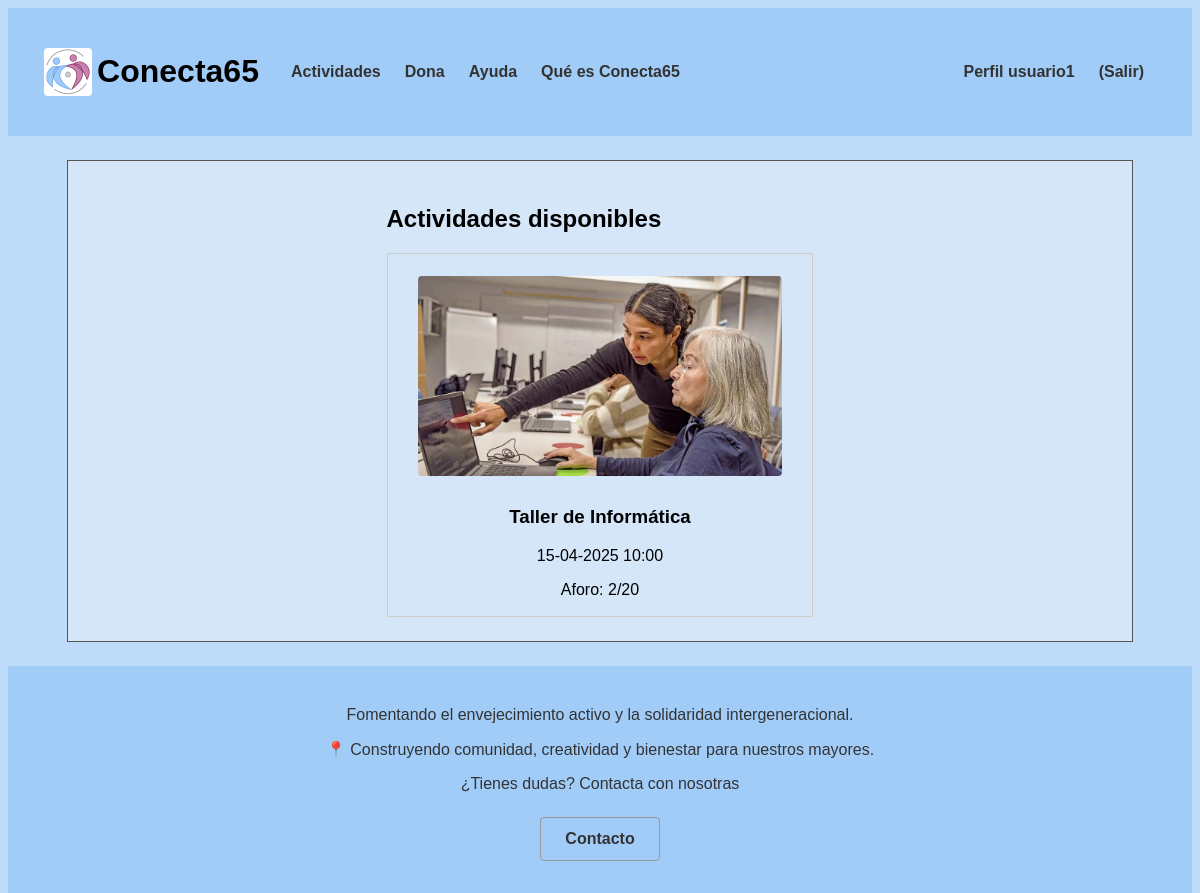
/p3_g1/vistaActividades.php (signed in), run on an earlier commit of the app's database.
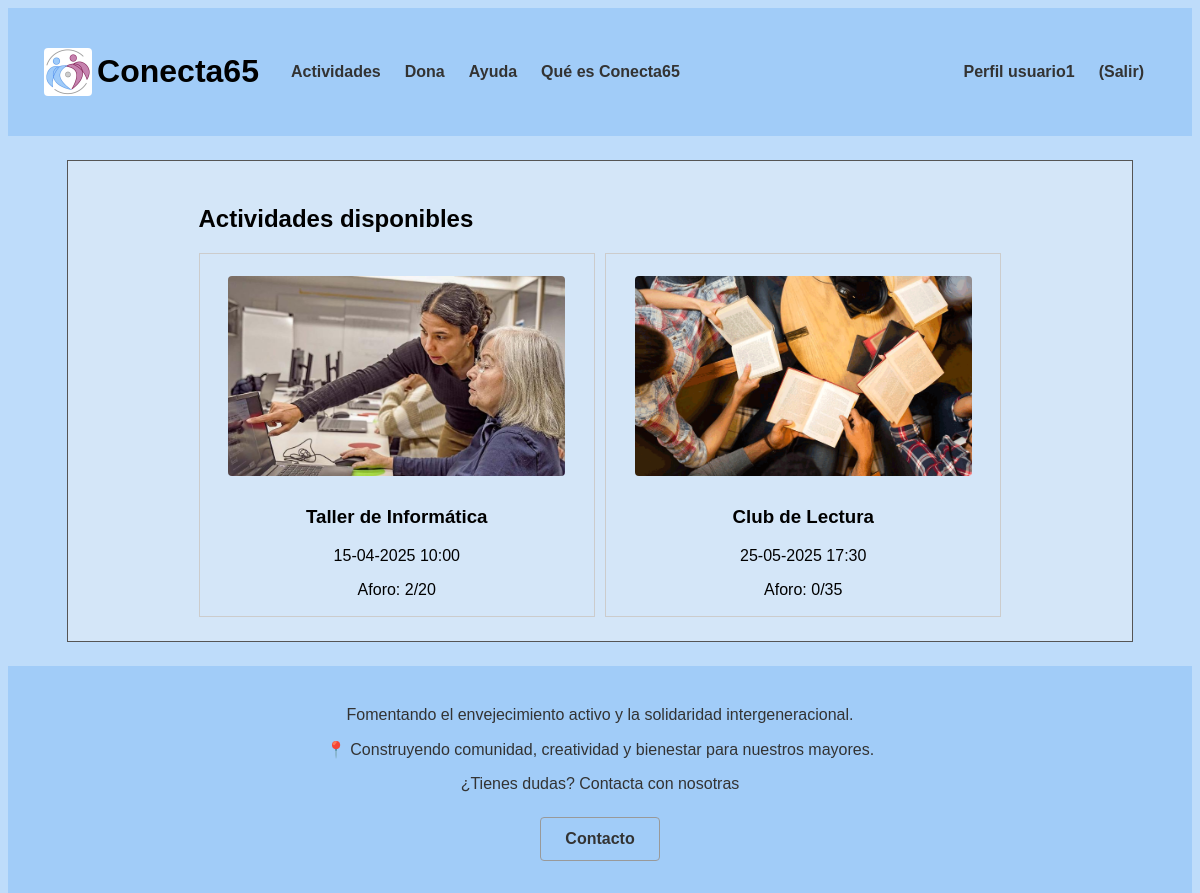
And on a later commit of the database.
### tables this page shows
CREATE TABLE `actividades` (
  `id` int(10) UNSIGNED NOT NULL,
  `nombre` varchar(35) NOT NULL,
  `localizacion` varchar(70) NOT NULL,
  `fecha_hora` datetime(6) NOT NULL,
  `descripcion` text NOT NULL,
  `aforo` tinyint(3) NOT NULL,
  `dirigida` tinyint(1) NOT NULL,
  `ocupacion` tinyint(3) NOT NULL,
  `foto` varchar(50) NOT NULL
);

### p3_g1/includes/config.php (called while the page is built, shortened)
<?php
spl_autoload_register(function ($class) {
    $prefixes = [
        'includes\\' => __DIR__ . '/',
        'includes\\usuario\\' => __DIR__ . '/usuario/',
        'includes\\comun\\' => __DIR__ . '/comun/',
        'includes\\actividadesusuario\\' => __DIR__ . '/actividades-usuario/',
        'includes\\mostrarPerfil\\' => __DIR__ . '/mostrarPerfil/',
        'includes\\actividad\\' => __DIR__ . '/actividad/',
        'includes\\ayuda\\' => __DIR__ . '/ayuda/',
        'includes\\crearActividad\\' => __DIR__ . '/crearActividad/',
        'includes\\dirigirActividad\\' => __DIR__ . '/dirigirActividad/',
        'includes\\donar\\' => __DIR__ . '/donar/',
        'includes\\login\\' => __DIR__ . '/login/',
        'includes\\modificarActividad\\' => __DIR__ . '/modificarActividad/',
        'includes\\mostrarActividades\\' => __DIR__ . '/mostrarActividades/',
        'includes\\reservarActividad\\' => __DIR__ . '/reservarActividad/',
        'includes\\excepciones\\' => __DIR__ . '/excepciones/'
    ];
    foreach ($prefixes as $prefix => $base_dir) {
        $len = strlen($prefix);
        if (strncmp($prefix, $class, $len) === 0) {
            $relative_class = substr($class, $len);
            $file = $base_dir . str_replace('\\', '/', $relative_class) . '.php';
            if (file_exists($file)) {
                return;
            }
        }
    }
});
?>

### p3_g1/includes/application.php (called while the page is built, shortened)
<?php
class application
{
    private static $instancia;
    public static function getInstance()
    {
        if (!self::$instancia instanceof self) {
            self::$instancia = new static();
        }
        return self::$instancia;
    }
    public function getUserDTO(): ?userDTO
    {
        try {
            $user = unserialize($_SESSION["userDTO"]);
            return ($user instanceof userDTO) ? $user : null;
        } catch (\Exception $e) {
            error_log("Error al deserializar userDTO: " . $e->getMessage());
            unset($_SESSION["userDTO"]);
            return null;
        }
    }
    public function soyAdmin(): bool
    {
        $user = $this->getUserDTO();
        return $user !== null && $user->tipo() === 0;
    }
    public function soyVoluntario(): bool
    {
        $user = $this->getUserDTO();
        return $user !== null && $user->tipo() === 2;
    }
    public function soyUsuario(): bool
    {
        $user = $this->getUserDTO();
        return $user !== null && $user->tipo() === 1;
    }
    public function isUserLogged(): bool
    {
        return isset($_SESSION["login"]) && $_SESSION["login"] && $this->getUserDTO() !== null;
    }
}

### p3_g1/includes/usuario/userDTO.php (called while the page is built, shortened)
<?php
class userDTO
{
    private $id;
    private $nombre;
    private $tipo;
    public function id()
    {
        return $this->id;
    }
    public function nombre()
    {
        return $this->nombre;
    }
    public function tipo()
    {
        return $this->tipo;
    }
}
?>

### p3_g1/includes/actividad/actividadDTO.php (called while the page is built, shortened)
<?php
class actividadDTO
{
    private $id;
    private $nombre;
    private $fecha_hora;
    private $aforo;
    private $ocupacion;
    private $foto;
    public function __construct($id, $nombre, $localizacion, $fecha_hora, $descripcion, $aforo, $dirigida, $ocupacion, $foto)
    {
        $this->id = $id;
        $this->nombre = $nombre;
        $this->fecha_hora = $fecha_hora;
        $this->aforo = $aforo;
        $this->ocupacion = $ocupacion;
        $this->foto = $foto;
    }
    public function id()
    {
        return $this->id;
    }
    public function nombre()
    {
        return $this->nombre;
    }
    public function fecha_hora()
    {
        return $this->fecha_hora;
    }
    public function aforo()
    {
        return $this->aforo;
    }
    public function ocupacion()
    {
        return $this->ocupacion;
    }
    public function foto()
    {
        return $this->foto;
    }
}
?>

### p3_g1/includes/actividad/actividadDAO.php (called while the page is built, shortened)
<?php
class actividadDAO extends baseDAO implements IActividad
{
    public function obtenerActSinCompletar(){
        try{
            $conn = application::getInstance()->getConexionBd();
            $user = application::getInstance()->getUserDTO()->id();
            $query= "SELECT id, nombre, localizacion, fecha_hora, descripcion, aforo, dirigida, ocupacion, foto FROM actividades WHERE dirigida = 1 AND aforo - ocupacion > 0 AND id NOT IN (SELECT id_actividad FROM `actividades-usuario` WHERE id_usuario ='$user')";
            $stmt = $conn->prepare($query);
            $stmt->execute();
            $stmt->bind_result($id, $nombre, $localizacion, $fecha_hora, $descripcion, $aforo, $dirigida, $ocupacion, $foto);
            $actividades = [];
            while ($stmt->fetch()) {
                $actividades[] = new actividadDTO($id, $nombre, $localizacion, $fecha_hora, $descripcion, $aforo, $dirigida, $ocupacion, $foto);
            }
            return $actividades;
        } finally {
            if ($stmt) {
                $stmt->close();
            }
        }
    }
}
?>

### p3_g1/includes/actividad/actividadFactory.php (called while the page is built, shortened)
<?php
class actividadFactory
{
    public static function CreateActividad() : IActividad
    {
        $actividadDAO = new actividadDAO();
        return $actividadDAO;
    }
}
?>

### p3_g1/includes/actividad/actividadAppService.php (the view, shortened to what this page needs)
<?php
require_once("includes/config.php");
class actividadAppService
{
    private static $instance;
    public static function GetSingleton()
    {
        if (!self::$instance instanceof self)
        {
            self::$instance = new self;
        }
        return self::$instance;
    }
    public function obtenerActividadSegunUsuario(): array
    {
        if (application::getInstance()->soyAdmin()){
            $actividades= $this->obtenerTodasLasActividades();
            return $actividades;
        }
        else if (application::getInstance()->soyVoluntario()){
            $IActividadDAO = actividadFactory::CreateActividad();
            $actividades = $IActividadDAO->obtenerActSinDirigir();
            return $actividades;
        }
        else {
            $IActividadDAO = actividadFactory::CreateActividad();
            $actividades = $IActividadDAO->obtenerActSinCompletar();
            return $actividades;
        }
    }
    public function mostrar($actividadDTO){
        $app = application::getInstance();
        $html = '<div class="actividad">';
        if ($app->soyUsuario()) {
            $html .= '<a href="vistaReservaActividad.php?id=' . $actividadDTO->id() . '" class="imagen-enlace">';
        }
        else if ($app->soyVoluntario()) {
            $html .= '<a href="vistaDirigirActividad.php?id=' . $actividadDTO->id() . '" class="imagen-enlace">';
        }
        $html .= '<img src="' . $actividadDTO->foto().  '" alt="' . $actividadDTO->nombre() . '" width="350">';
        if (!$app->soyAdmin()) $html .= '</a>';
        $html .= '<h3>' . $actividadDTO->nombre() . '</h3>';
        $fechaHora = new \DateTime($actividadDTO->fecha_hora());
        $html .= '<p>' . $fechaHora->format('d-m-Y H:i') . '</p>';
        $html .= '<p>Aforo: ' . $actividadDTO->ocupacion(). '/' . $actividadDTO->aforo() . '</p>';
        $html .= '</div>';
        return $html;
    }
}
?>

### p3_g1/includes/mostrarActividades/actividadesDisponibles.php (shortened to what this page needs)
<?php
class actividadesDisponibles
{
    public function Inicializacion(){
        $actividadAppService = actividadAppService::GetSingleton();
        $this->actividades = $actividadAppService->obtenerActividadSegunUsuario();
        echo '<link rel="stylesheet" type="text/css" href="CSS/tablaActividades.css">';
        $html = '<div class="tabla-actividades">';
        if($this->actividades == null) {
            $html =  '<p>¡Ya estas registrado a todas las actividades!</p>
            <div class="sin-actividades">
                <div class="imagen-centrada">
                    <img src="img/logo.jpeg" alt="Logo de la organización" class="logo-actividades">
                </div>
            </div>';
        }
        else {
            foreach ($this->actividades as $actividad) {
                $html .= '<div class="actividad-item">' . $actividadAppService->mostrar($actividad) . '</div>';
            }
        }
        $html .= '</div>';
        return $html;
    }
}

### p3_g1/vistaActividades.php (shortened to what this page needs)
<?php
require_once("includes/config.php");
$app = Application::getInstance();
$mensaje = $app->getAtributoPeticion('mensaje');
$actividadesDisponibles = new actividadesDisponibles();
$htmlListado = $actividadesDisponibles->Inicializacion();
$contenidoPrincipal = <<<EOS
<p>$mensaje</p>
<h1>Actividades disponibles</h1>
$htmlListado
EOS;
require("includes/comun/plantilla.php");
?>

### p3_g1/includes/comun/plantilla.php (shortened to what this page needs)
<!DOCTYPE html>
<html>
	<head>
		<link rel="stylesheet" media="screen and (max-width: 699px)" type="text/css" href="CSS/estiloMovil.css" />
		<link rel="stylesheet" type="text/css" href="CSS/estilo.css" />
	</head>
	<?php
		require("includes/comun/cabecera.php");
	?>
	<body>
		<div id="contenedor">
			<main>
				<article>
					<?= $contenidoPrincipal ?>
				</article>
			</main>
			<?php
				require("includes/comun/pie.php");
			?>
		</div>
	</body>
</html>

### p3_g1/includes/comun/cabecera.php (shortened to what this page needs)
<?php
require_once("includes/config.php");
if (!function_exists('includes\comun\mostrarCabecera')) {
    function mostrarCabecera() {
        $app = application::getInstance();
        echo '<nav>';
        echo '<ul class="main-links">';
        if ($app->isUserLogged()) {
            $user = $app->getUserDTO();
            echo '<li><a href="vistaActividades.php">Actividades</a></li>';
        }
        echo '<li><a href="donar.php">Dona</a></li>';
        echo '<li><a href="ayuda.php">Ayuda</a></li>';
        echo '<li><a href="aboutus.php">Qué es Conecta65</a></li>';
        echo '</ul>';
        echo '<div class="user-links"><ul>';
        if ($app->isUserLogged()) {
            echo "<li><a href='perfil.php'>Perfil " .$user->nombre(). "</a></li>";
            echo "<li><a href='logout.php'>(Salir)</a></li>";
        } else {
            echo "<li><a href='login.php'>Iniciar Sesión</a></li>";
            echo "<li><a href='register.php'>Regístrate</a></li>";
        }
        echo '</ul></div>';
        echo '</nav>';
    }
}
?>
<header>
    <div class="logo">
        <a href="index.php">
            <img src="img/logo.jpeg" alt="Logo">
        </a>
    </div>
    <h1>Conecta65</h1>
    <div class="cabecera">
        <?php mostrarCabecera(); ?>
    </div>
</header>

### p3_g1/includes/comun/pie.php
<footer>
    <p>Fomentando el envejecimiento activo y la solidaridad intergeneracional.</p>
    <p>📍 Construyendo comunidad, creatividad y bienestar para nuestros mayores.</p>
    <p>¿Tienes dudas? Contacta con nosotras</p>
    <a href="ayuda.php" class="boton-contacto">
        <button>Contacto</button>
    </a>
</footer>

### p3_g1/CSS/tablaActividades.css (style rules this page uses)
.tabla-actividades { width: 100%; display: flex; flex-wrap: wrap; gap: 10px; justify-content: flex-start; }
.actividad-item { border: 1px solid #ccc; padding: 10px; text-align: center; box-sizing: border-box; flex: 1 1 20rem; min-width: 20rem; max-width: 30rem; }
.tabla-actividades p:last-of-type { margin-bottom: 7px; }
.actividad img { width: 90%; height: 200px; object-fit: cover; object-position: center; }
button { background-color: #007BFF; color: white; border: none; border-radius: 5px; cursor: pointer; margin-top: 15px; margin-bottom: 10px; width: 100%; }

### p3_g1/CSS/estiloMovil.css (style rules this page uses)
header h1 { font-size: 1.5rem; margin-left: 5px; }
nav ul { flex-direction: column; }
.actividad { flex-direction: column; padding: 15px; gap: 15px; }

### p3_g1/CSS/estilo.css (style rules this page uses)
html { height: 100%; width: 100%; margin: 0; padding: 0; font-family: 'Trebuchet MS', 'Lucida Sans Unicode', 'Lucida Grande', 'Lucida Sans', Arial, sans-serif; }
body { display: flex; flex-direction: column; background-color: #bedcfa; overflow-x: hidden; }
header { padding: 1.5rem; background-color: #a1ccf8; display: flex; justify-content: space-between; align-items: center; gap: 0.5rem; }
.cabecera { display: flex; width: 100%; }
nav { padding: 1.5rem; display: flex; justify-content: space-between; align-items: center; width: 100%; }
nav ul { display: flex; list-style-type: none; margin: 0; padding: 0; gap: 1.5rem; }
nav ul li { margin: 0; }
nav ul li a { text-decoration: none; color: #333; font-weight: bold; }
footer { padding: 1.5rem; background-color: #a1ccf8; color: #333; text-align: center; }
.boton-contacto button { border: 1px solid #999999; margin: 0.5rem auto; }
main { flex: 1; display: flex; flex-direction: column; align-items: center; justify-content: center; min-width: min(500px, 90%); max-width: 90%; padding: 1.5rem; margin: 1.5rem auto; background-color: #d4e6f8; border: 1px solid #555; box-sizing: border-box; }
button { background-color: #a1ccf8; color: #333; font-weight: bold; font-size: 1rem; padding: 0.75rem 1.5rem; border: none; border-radius: 0.25rem; cursor: pointer; width: auto; }
img { margin: 0.75rem; border-radius: 0.25rem; max-width: 100%; height: auto; }
.logo img { height: 3rem; width: auto; object-fit: contain; }
.imagen-enlace img { transition: filter 0.3s ease; }

What changed in the data, as far as the page shows it:
now on this page (row edited): actividades: foto (picture), nombre "Club de Lectura", fecha_hora "25-05-2025 17:30", ocupacion "0", aforo "35"
